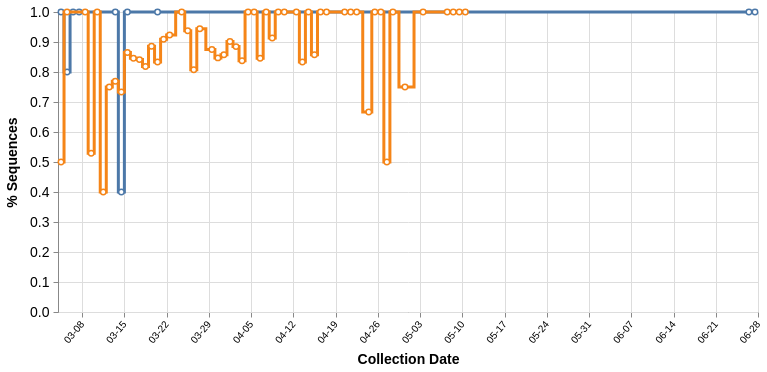

Source (Vega-Lite JSON):
### Vega specification from a JSON file in a GitHub repository (floating-point values rounded to 4 significant figures; data arrays with more than 128 entries replaced by an {"elided": "..."} marker saying what was removed)
{"$schema": "https://vega.github.io/schema/vega/v5.json", "description": "A basic line chart example.", "width": 700, "height": 300, "padding": 5, "signals": [{"name": "interpolate", "value": "step"}, {"name": "hoverLocation", "value": null, "on": [{"events": "@locationlines:mouseover!", "update": "{location: datum.location}"}, {"events": "@locationlines:mouseout!", "update": "null"}]}, {"name": "dateRangeStart", "value": 1575158400000, "comment": "Along with dateRangeEnd, these are hard limits on the dates shown. May need to update when we hit 2021. Dates are in milliseconds, unix epoch"}, {"name": "dateRangeEnd", "value": 1609372800000}, {"name": "dateBin", "value": 86400000, "comment": "Binning of observations by date, where date is in milliseconds. Default is 1 day (1000 * 60 * 60 * 24). This should never be less than a day. This is passed to the bin transform of cases_by_date_and_group"}, {"name": "yField", "value": "cases_norm"}, {"name": "yLabel", "value": "% Sequences"}, {"name": "clear", "value": true, "comment": "If clicking on anything but a grouped bar, then clear the selection (by clearing the 'selection' data object)", "on": [{"events": "mouseup[!event.item]", "update": "true", "force": true}]}, {"name": "shift", "value": false, "comment": "Track whether or not the shift key is pressed. Used to select multiple groups by holding down shift before clicking", "on": [{"events": {"merge": [{"markname": "locationlines", "type": "click"}, {"markname": "locationdots", "type": "click"}]}, "update": "event.shiftKey", "force": true}]}, {"name": "clicked", "value": null, "comment": "Track clicks on the group bars, for selection purposes", "on": [{"events": {"merge": [{"markname": "locationlines", "type": "click"}, {"markname": "locationdots", "type": "click"}]}, "update": "{location: datum.location}", "force": true}]}], "data": [{"name": "selectedGroups", "values": [{"group": "B.1"}, {"group": "B.1.3"}]}, {"name": "location_data", "format": {"parse": {"location": "string", "cases_sum": "number", "location_counts": "number", "date": "date:'%Q'"}}, "values": {"elided": "195 records"}, "transform": [{"comment": "Bin observations by date. The width of each bin is determined by the signal dateBin. Since the most detail in the date from GISAID is by day, the bin shouldn't ever be smaller than a day.", "type": "bin", "field": "date", "extent": [{"signal": "dateRangeStart"}, {"signal": "dateRangeEnd"}], "step": {"signal": "dateBin"}, "as": ["day_start", "day_end"]}, {"type": "joinaggregate", "groupby": ["location", "day_start"], "fields": ["cases_sum"], "ops": ["sum"], "as": ["all_cases_sum"]}, {"type": "filter", "expr": "indata('selectedGroups', 'group', datum.group)"}, {"type": "aggregate", "groupby": ["location", "day_start"], "fields": ["cases_sum", "color", "all_cases_sum"], "ops": ["sum", "max", "max"], "as": ["cases_sum", "color", "all_cases_sum"]}, {"type": "collect", "sort": {"field": ["day_start"], "order": ["ascending"]}}, {"type": "formula", "expr": "datum.cases_sum / datum.all_cases_sum", "as": "cases_norm"}, {"comment": "Recalculate the day_end from the day_start and dateBin, since the imputation can't work on more than one field at once.", "type": "formula", "expr": "datum.day_start + dateBin", "as": "day_end"}, {"type": "formula", "expr": "datum.day_start + (dateBin / 2)", "as": "day_middle"}]}, {"name": "selected", "comment": "A list of groups that are selected", "on": [{"trigger": "clear", "remove": true}, {"trigger": "!shift", "remove": true}, {"trigger": "!shift && clicked", "insert": "clicked"}, {"trigger": "shift && clicked", "toggle": "clicked"}]}], "scales": [{"name": "xscale", "type": "time", "range": "width", "domain": {"fields": [{"data": "location_data", "field": "day_start"}, {"data": "location_data", "field": "day_end"}]}}, {"name": "yscale", "type": "linear", "range": "height", "nice": true, "zero": true, "domain": {"data": "location_data", "field": {"signal": "yField"}}}, {"name": "color", "type": "ordinal", "range": "category", "domain": {"data": "location_data", "field": "location"}}], "axes": [{"orient": "bottom", "scale": "xscale", "format": "%m-%d", "zindex": 0, "grid": true, "gridScale": "yscale", "gridColor": "#DDD", "labelAngle": 310, "labelAlign": "right", "labelBaseline": "middle", "labelPadding": 5, "title": "Collection Date", "titleFontSize": 14, "titlePadding": 8}, {"orient": "left", "scale": "yscale", "grid": true, "gridScale": "xscale", "gridColor": "#DDD", "labelFontSize": 14, "labelPadding": 4, "title": {"signal": "yLabel"}, "titleFontSize": 14, "titlePadding": 10}], "marks": [{"type": "group", "from": {"facet": {"name": "series", "data": "location_data", "groupby": "location"}}, "marks": [{"name": "locationlines", "type": "line", "from": {"data": "series"}, "encode": {"enter": {"strokeWidth": {"value": 3}, "strokeMiterLimit": {"value": 2}, "strokeCap": {"value": "round"}}, "update": {"interpolate": {"signal": "interpolate"}, "x": {"scale": "xscale", "field": "day_middle"}, "y": {"scale": "yscale", "field": {"signal": "yField"}}, "stroke": [{"test": "(!length(data('selected')) || indata('selected', 'location', datum.location)) && (datum.cases_sum > 0)", "scale": "color", "field": "location"}, {"value": "#CCC"}], "strokeOpacity": [{"test": "hoverLocation && hoverLocation.location == datum.location", "value": 0.6}, {"value": 1.0}], "zindex": [{"test": "hoverLocation && hoverLocation.location == datum.location", "value": 3}, {"value": 1}]}}}, {"name": "locationdots", "type": "symbol", "from": {"data": "series"}, "encode": {"enter": {"size": {"value": 30}, "fill": {"value": "#fff"}, "strokeWidth": {"value": 1.5}, "tooltip": {"signal": "{title: datum.location, 'Sequences': datum[yField], 'Collection date': timeFormat(datum.day_start, '%b %d %Y')}"}}, "update": {"x": {"scale": "xscale", "field": "day_middle"}, "y": {"scale": "yscale", "field": {"signal": "yField"}}, "stroke": [{"test": "(!length(data('selected')) || indata('selected', 'location', datum.location)) && (datum.cases_sum > 0)", "scale": "color", "field": "location"}, {"value": "#CCC"}], "strokeOpacity": [{"test": "hoverLocation && hoverLocation.location == datum.location", "value": 0.6}, {"value": 1.0}], "zindex": [{"test": "hoverLocation && hoverLocation.location == datum.location", "value": 3}, {"value": 1}]}}}]}]}
